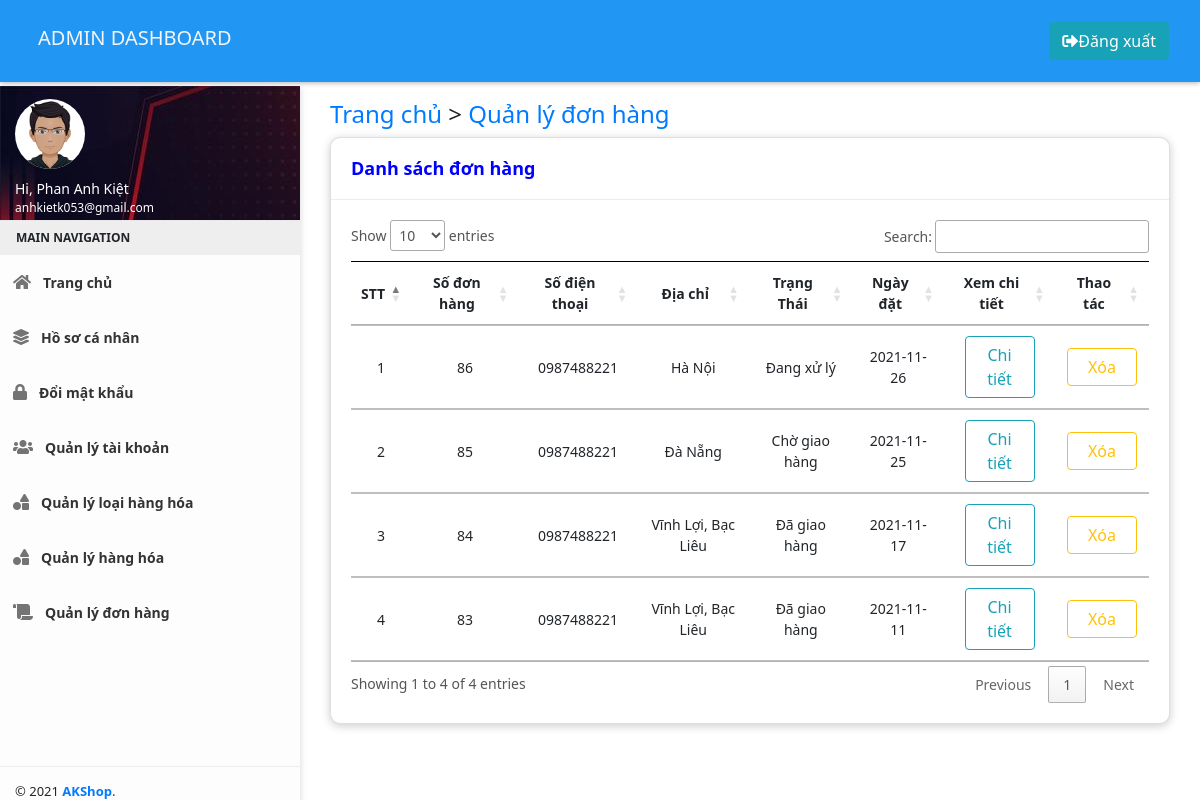
Screenshot of /admin/qldonhang.php (signed in) with the database file from the repository.
### tables this page shows
CREATE TABLE `dathang` (
  `SoDonDH` int(11) NOT NULL,
  `MSKH` int(11) NOT NULL,
  `MSNV` int(11) DEFAULT NULL,
  `NgayDH` date NOT NULL,
  `NgayGH` date NOT NULL,
  `TrangThaiDH` tinyint(1) NOT NULL DEFAULT 0,
  `DiaChiGH` int(11) NOT NULL
);

CREATE TABLE `khachhang` (
  `MSKH` int(200) NOT NULL,
  `HoTenKH` varchar(255) NOT NULL,
  `TenCongTy` varchar(255) DEFAULT NULL,
  `SoDienThoai` varchar(10) NOT NULL,
  `SoFax` varchar(10) DEFAULT NULL,
  `Email` varchar(255) NOT NULL,
  `Password` varchar(255) NOT NULL
);

CREATE TABLE `diachikh` (
  `MaDC` int(11) NOT NULL,
  `DiaChi` varchar(500) NOT NULL,
  `MSKH` int(11) NOT NULL
);

### admin/qldonhang.php (the view, shortened to what this page needs)
<?php
    include("./header.php");
?>
<h4><a title="Quay lại" href="./index.php">Trang chủ</a>  > <a href="qldonhang.php">Quản lý đơn hàng</a></h4>
<div class="row clearfix">
    <div class="col-xs-12 col-sm-12 col-md-12 col-lg-12">
        <div class="card">
            <div class="header" style="display: flex; width: 100%; align-items: center;">
                <h2 style="font-weight: bold; color: blue;">Danh sách đơn hàng</h2>
            </div>
            <form action="" method="POST">
                <div class="body">
                    <div class="table-responsive">
                        <table class="table table-hover dashboard-task-infos" id="myTable">
                            <thead>
                                <tr>
                                    <th style="vertical-align: middle;text-align: center;" scope="col">STT</th>
                                    <th style="vertical-align: middle;text-align: center;" scope="col">Số đơn hàng</th>
                                    <th style="vertical-align: middle;text-align: center;" scope="col">Số điện thoại</th>
                                    <th style="vertical-align: middle;text-align: center;" scope="col">Địa chỉ</th>
                                    <th style="vertical-align: middle;text-align: center;" scope="col">Trạng Thái</th>
                                    <th style="vertical-align: middle;text-align: center;" scope="col">Ngày đặt</th>
                                    <th style="vertical-align: middle;text-align: center;" scope="col">Xem chi tiết</th>
                                    <?php
                                        if($_SESSION['ChucVu'] == 'Admin'){
                                            ?>
                                                <th style="vertical-align: middle;text-align: center;" scope="col">Thao tác</th>
                                            <?php
                                        }
                                    ?>
                                </tr>
                            </thead>
                            <tbody class="middle">
                                <?php
                                    $query= mysqli_query($conn,"SELECT * FROM `dathang`, `khachhang`, `diachikh`
                                                                WHERE `dathang`.`MSKH` = `khachhang`.`MSKH` AND `khachhang`.`MSKH` = `diachikh`.`MSKH`
                                                                AND `dathang`.`DiaChiGH` = `diachikh`.`MaDC` GROUP BY `dathang`.`SoDonDH` DESC");
                                    $num_rows = mysqli_num_rows($query);
                                    if($num_rows == 0){
                                    ?>
                                        <tr>
                                            <td colspan="8" style="vertical-align: middle; text-align: center;">
                                                <h2>404 Not Found</h2>
                                            </td>
                                        </tr>
                                    <?php
                                    }
                                    else{
                                        $stt = 1;
                                        while($row = mysqli_fetch_array($query)){
                                ?>
                                    <tr>
                                        <td style="vertical-align: middle;text-align: center;" scope="row"><?=$stt?></td>
                                        <td style="text-align: center; vertical-align: middle;" scope="row"><?=$row['SoDonDH']?></td>
                                        <td style="text-align: center; vertical-align: middle;" scope="row"><?=$row['SoDienThoai']?></td>
                                        <td style="text-align: center; vertical-align: middle;" scope="row"><?=$row['DiaChi']?></td>
                                        <td style="text-align: center; vertical-align: middle;" scope="row">
                                            <?php
                                                if($row['TrangThaiDH'] == 0){echo "Đang xử lý";}
                                                elseif($row['TrangThaiDH'] == 1){echo "Chờ giao hàng";}
                                                elseif($row['TrangThaiDH'] == 2){echo "Đã giao hàng";}
                                            ?>
                                        </td>
                                        <td style="text-align: center; vertical-align: middle;" scope="row"><?=$row['NgayDH']?></td>
                                        <td style="text-align: center; vertical-align: middle;" scope="row">
                                            <button name="btnct" value="<?=$row['SoDonDH']?>" style="margin-left: auto; margin-right:auto;" class="btn btn-outline-info">Chi tiết</button>
                                        </td>
                                        <?php
                                            if($_SESSION['ChucVu'] == 'Admin'){
                                                ?>
                                                    <td style="vertical-align: middle; text-align: center;">
                                                        <button name="deldh" value="<?=$row['SoDonDH']?>" style="margin-left: auto; margin-right:auto;" class="btn btn-outline-warning" >Xóa</button>
                                                    </td>
                                                <?php
                                            }
                                        ?>
                                    </tr>
                                <?php
                                        $stt++;
                                        }
                                    }
                                ?>
                            </tbody>
                        </table>
                    </div>
                </div>
            </form>
        </div>
    </div>
</div>
<?php
    include("./footer.php");
?>

### admin/css/main.css (style rules this page uses)
* { margin: 0; padding: 0; font-family: 'Segoe UI', Tahoma, Geneva, Verdana, sans-serif; }
.card { background: #fff; min-height: 50px; box-shadow: 0 2px 10px rgba(0, 0, 0, 0.2); -webkit-box-shadow: 0 2px 10px rgba(0, 0, 0, 0.2); -moz-box-shadow: 0 2px 10px rgba(0, 0, 0, 0.2); -ms-box-shadow: 0 2px 10px rgba(0, 0, 0, 0.2); position: relative; margin-bottom: 30px; -webkit-border-radius: 2px; -moz-border-radius: 2px; -ms-border-radius: 2px; border-radius: 10px; }
.card .header { padding: 20px; position: relative; border-bottom: 1px solid rgba(204, 204, 204, 0.35); }
.card .header h2 { margin: 0; font-size: 18px; font-weight: bold; color: blue; }
.card .body { font-size: 14px; color: #555; padding: 20px; }
.popupContainer a, button { padding: 5px 12px; background-color: teal; color: white; border: 1px solid teal; transition: .3s; display: block; width: 70px; text-align: center; margin: 0 auto; }
.popupContainer a:hover, button { background-color: white; text-decoration: none; color: teal; }
.table tbody tr td, .table tbody tr th { padding: 10px; border-top: 1px solid rgba(88, 88, 88, 0.384); border-bottom: 1px solid rgba(88, 88, 88, 0.384); }
.table thead tr th { border-top: 1px solid black; border-bottom: 1px solid black; }

### rows the page displays
dathang: SoDonDH "86", MSKH.SoDienThoai "0987488221", DiaChiGH.DiaChi "Hà Nội", TrangThaiDH "Đang xử lý", NgayDH "2021-11-26"
dathang: SoDonDH "85", MSKH.SoDienThoai "0987488221", DiaChiGH.DiaChi "Đà Nẵng", TrangThaiDH "Chờ giao hàng", NgayDH "2021-11-25"
dathang: SoDonDH "84", MSKH.SoDienThoai "0987488221", DiaChiGH.DiaChi "Vĩnh Lợi, Bạc Liêu", TrangThaiDH "Đã giao hàng", NgayDH "2021-11-17"
dathang: SoDonDH "83", MSKH.SoDienThoai "0987488221", DiaChiGH.DiaChi "Vĩnh Lợi, Bạc Liêu", TrangThaiDH "Đã giao hàng", NgayDH "2021-11-11"

### other values shown
$ten_nv "Phan Anh Kiệt"
$email "anhkietk053@gmail.com"
